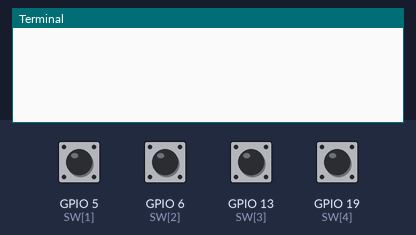
Simulated run of this program. Board: Raspberry Pi (BCM pin numbers). Shown: the last lines printed to the terminal. The inputs (shaded band) are chosen by the test bench; at power-on: GPIO 5 (SW[1]), GPIO 6 (SW[2]), GPIO 13 (SW[3]), GPIO 19 (SW[4]) LOW.

Above: at 1.2 s.
1.3 s: GPIO 5 (SW[1]) pulled HIGH for 0.15 s
At 2.1 s:
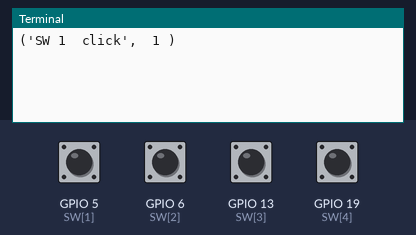
2.9 s: GPIO 6 (SW[2]) pulled HIGH for 0.15 s
At 4.1 s:
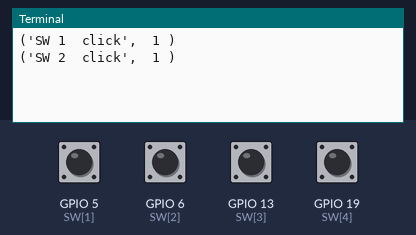
4.5 s: GPIO 13 (SW[3]) pulled HIGH for 0.15 s
At 5.0 s:
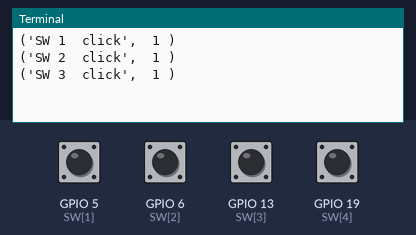
6.1 s: GPIO 19 (SW[4]) pulled HIGH for 0.15 s
At 6.7 s:
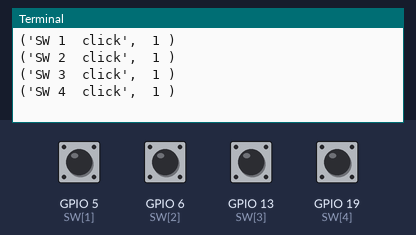
7.7 s: GPIO 5 (SW[1]) pulled HIGH for 1 s
At 8.8 s:
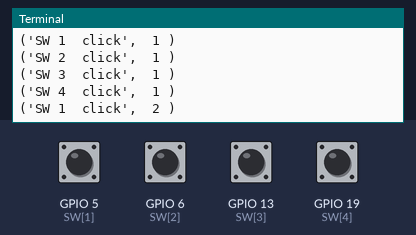
10.2 s: GPIO 6 (SW[2]) pulled HIGH for 1 s
At 10.6 s:
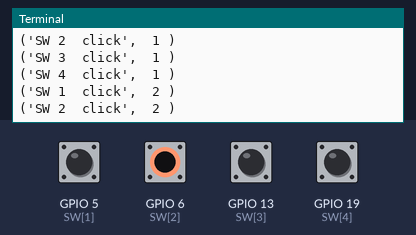
Timing chart, 0 to 13.2 s (numbered marks = the images above; inputs shaded):
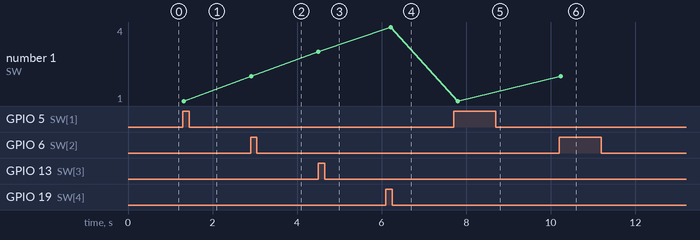

The program:

week7_assignment4_1.py
```python
import RPi.GPIO as GPIO
import time

SW = [0, 5, 6, 13, 19]


GPIO.setwarnings(False)
GPIO.setmode(GPIO.BCM)
for i in range(1,5):
    GPIO.setup(SW[i],GPIO.IN,pull_up_down=GPIO.PUD_DOWN)

swtime = [0, 1, 1, 1, 1]
swstatus = [0, 0, 0, 0, 0]
swValue = [0, 0, 0, 0, 0]
i = 1
try:
    while True:
        swValue[i] = GPIO.input(SW[i])
        if not swstatus[i]:
            if swValue[i]:
                swstatus[i] = 1
                print("('SW",i, " click', ", swtime[i], ")")
                swtime[i] += 1
        else:
            if swValue[i] == 0:
                swstatus[i] = 0
        i += 1
        if i == 5:
            i = 1

        time.sleep(0.03)

except KeyboardInterrupt:
    pass

GPIO.cleanup()
```

Measured:
- after the input at 1.3 s, the terminal: prints a new line at once (image 1)
- after the input at 2.9 s, the terminal: prints a new line at once (image 2)
- after the input at 4.5 s, the terminal: prints a new line at once (image 3)
- after the input at 6.1 s, the terminal: prints a new line after 0.11 s (image 4)
- after the input at 7.7 s, the terminal: prints a new line after 0.10 s (image 5)
- after the input at 10.2 s, the terminal: prints a new line at once (image 6)
- plotted number 1: 1 → 2 after the input at 2.9 s, 2 → 3 after the input at 4.5 s, 3 → 4 after the input at 6.1 s
